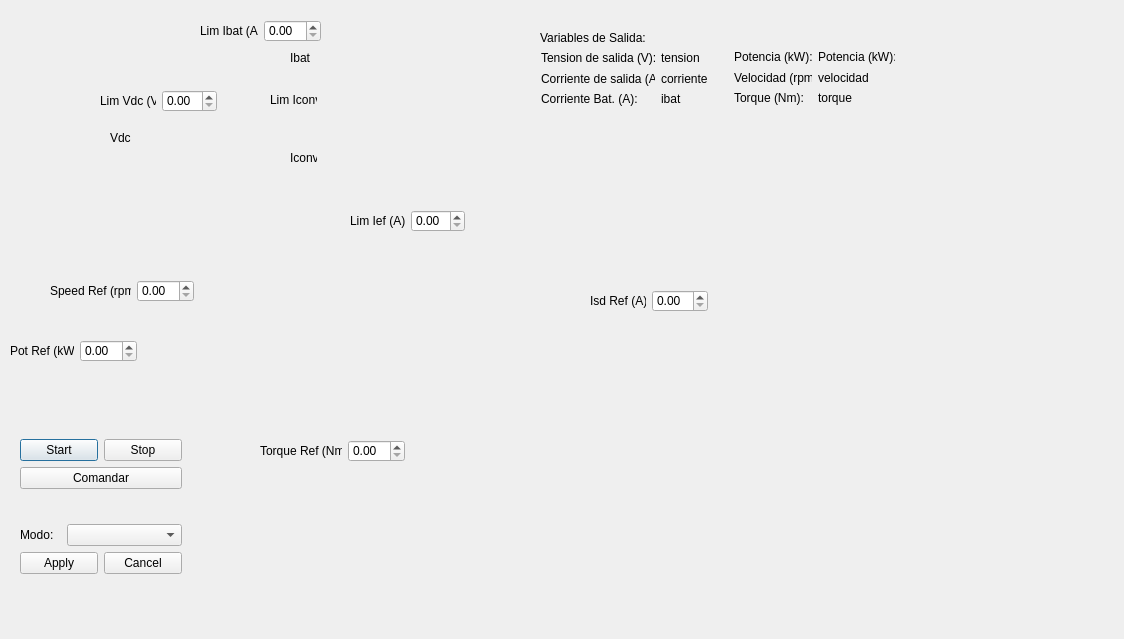
<?xml version="1.0" encoding="UTF-8"?>
<ui version="4.0">
 <class>Gen_Eolico</class>
 <widget class="QDialog" name="Gen_Eolico">
  <property name="geometry">
   <rect>
    <x>0</x>
    <y>0</y>
    <width>1124</width>
    <height>639</height>
   </rect>
  </property>
  <property name="windowTitle">
   <string>Dialog</string>
  </property>
  <widget class="QLabel" name="DB_GEN">
   <property name="geometry">
    <rect>
     <x>70</x>
     <y>10</y>
     <width>1001</width>
     <height>610</height>
    </rect>
   </property>
   <property name="text">
    <string/>
   </property>
   <property name="pixmap">
    <pixmap resource="imagenes.qrc">:/Imagenes/DB_GEN.png</pixmap>
   </property>
   <property name="scaledContents">
    <bool>true</bool>
   </property>
  </widget>
  <widget class="QWidget" name="layoutWidget">
   <property name="geometry">
    <rect>
     <x>590</x>
     <y>290</y>
     <width>118</width>
     <height>22</height>
    </rect>
   </property>
   <layout class="QHBoxLayout" name="horizontalLayout_8">
    <item>
     <widget class="QLabel" name="label_isd_ref">
      <property name="text">
       <string>Isd Ref (A):</string>
      </property>
     </widget>
    </item>
    <item>
     <widget class="QDoubleSpinBox" name="spin_isd_ref"/>
    </item>
   </layout>
   <zorder>spin_isd_ref</zorder>
   <zorder>label_isd_ref</zorder>
  </widget>
  <widget class="QWidget" name="layoutWidget_3">
   <property name="geometry">
    <rect>
     <x>20</x>
     <y>420</y>
     <width>162</width>
     <height>175</height>
    </rect>
   </property>
   <layout class="QVBoxLayout" name="verticalLayout_5">
    <item>
     <layout class="QVBoxLayout" name="verticalLayout_4">
      <item>
       <layout class="QHBoxLayout" name="horizontalLayout_13">
        <item>
         <widget class="QPushButton" name="pushButton_start">
          <property name="text">
           <string>Start</string>
          </property>
         </widget>
        </item>
        <item>
         <widget class="QPushButton" name="pushButton_stop">
          <property name="text">
           <string>Stop</string>
          </property>
         </widget>
        </item>
       </layout>
      </item>
      <item>
       <widget class="QPushButton" name="pushButton_comandar">
        <property name="text">
         <string>Comandar</string>
        </property>
       </widget>
      </item>
     </layout>
    </item>
    <item>
     <spacer name="verticalSpacer">
      <property name="orientation">
       <enum>Qt::Vertical</enum>
      </property>
      <property name="sizeType">
       <enum>QSizePolicy::Fixed</enum>
      </property>
      <property name="sizeHint" stdset="0">
       <size>
        <width>20</width>
        <height>10</height>
       </size>
      </property>
     </spacer>
    </item>
    <item>
     <layout class="QVBoxLayout" name="verticalLayout_3">
      <item>
       <layout class="QHBoxLayout" name="horizontalLayout_6">
        <item>
         <widget class="QLabel" name="label_modo">
          <property name="text">
           <string>Modo:</string>
          </property>
         </widget>
        </item>
        <item>
         <widget class="QComboBox" name="combo_modo">
          <property name="sizePolicy">
           <sizepolicy hsizetype="Fixed" vsizetype="Fixed">
            <horstretch>0</horstretch>
            <verstretch>0</verstretch>
           </sizepolicy>
          </property>
          <property name="minimumSize">
           <size>
            <width>115</width>
            <height>0</height>
           </size>
          </property>
          <property name="maximumSize">
           <size>
            <width>115</width>
            <height>16777215</height>
           </size>
          </property>
         </widget>
        </item>
       </layout>
      </item>
      <item>
       <layout class="QHBoxLayout" name="horizontalLayout_12">
        <item>
         <widget class="QPushButton" name="pushButton_apply">
          <property name="text">
           <string>Apply</string>
          </property>
         </widget>
        </item>
        <item>
         <widget class="QPushButton" name="pushButton_cancel">
          <property name="text">
           <string>Cancel</string>
          </property>
         </widget>
        </item>
       </layout>
      </item>
     </layout>
    </item>
   </layout>
  </widget>
  <widget class="QLabel" name="label_lim_iconv">
   <property name="geometry">
    <rect>
     <x>270</x>
     <y>90</y>
     <width>47</width>
     <height>20</height>
    </rect>
   </property>
   <property name="text">
    <string>Lim Iconv</string>
   </property>
  </widget>
  <widget class="QWidget" name="layoutWidget_6">
   <property name="geometry">
    <rect>
     <x>260</x>
     <y>440</y>
     <width>145</width>
     <height>22</height>
    </rect>
   </property>
   <layout class="QHBoxLayout" name="horizontalLayout_7">
    <item>
     <widget class="QLabel" name="label_torque_ref">
      <property name="text">
       <string>Torque Ref (Nm):</string>
      </property>
     </widget>
    </item>
    <item>
     <widget class="QDoubleSpinBox" name="spin_torque_ref"/>
    </item>
   </layout>
  </widget>
  <widget class="QWidget" name="layoutWidget_7">
   <property name="geometry">
    <rect>
     <x>10</x>
     <y>340</y>
     <width>127</width>
     <height>22</height>
    </rect>
   </property>
   <layout class="QHBoxLayout" name="horizontalLayout_5">
    <item>
     <widget class="QLabel" name="label_pot_ref">
      <property name="text">
       <string>Pot Ref (kW):</string>
      </property>
     </widget>
    </item>
    <item>
     <widget class="QDoubleSpinBox" name="spin_pot_ref"/>
    </item>
   </layout>
   <zorder>spin_pot_ref</zorder>
   <zorder>label_pot_ref</zorder>
  </widget>
  <widget class="QLabel" name="label_variables_salida">
   <property name="geometry">
    <rect>
     <x>540</x>
     <y>30</y>
     <width>121</width>
     <height>16</height>
    </rect>
   </property>
   <property name="text">
    <string>Variables de Salida:</string>
   </property>
  </widget>
  <widget class="QWidget" name="layoutWidget_8">
   <property name="geometry">
    <rect>
     <x>50</x>
     <y>280</y>
     <width>144</width>
     <height>22</height>
    </rect>
   </property>
   <layout class="QHBoxLayout" name="horizontalLayout_4">
    <item>
     <widget class="QLabel" name="label_speed_ref">
      <property name="text">
       <string>Speed Ref (rpm):</string>
      </property>
     </widget>
    </item>
    <item>
     <widget class="QDoubleSpinBox" name="spin_speed_ref"/>
    </item>
   </layout>
   <zorder>spin_speed_ref</zorder>
   <zorder>label_speed_ref</zorder>
  </widget>
  <widget class="QWidget" name="layoutWidget_10">
   <property name="geometry">
    <rect>
     <x>350</x>
     <y>210</y>
     <width>115</width>
     <height>22</height>
    </rect>
   </property>
   <layout class="QHBoxLayout" name="horizontalLayout_11">
    <item>
     <widget class="QLabel" name="label_lim_ief">
      <property name="text">
       <string>Lim Ief (A):</string>
      </property>
     </widget>
    </item>
    <item>
     <widget class="QDoubleSpinBox" name="spin_lim_ief"/>
    </item>
   </layout>
   <zorder>spin_lim_ief</zorder>
   <zorder>label_lim_ief</zorder>
  </widget>
  <widget class="QLabel" name="label_vdc_2">
   <property name="geometry">
    <rect>
     <x>110</x>
     <y>130</y>
     <width>30</width>
     <height>16</height>
    </rect>
   </property>
   <property name="text">
    <string>Vdc</string>
   </property>
  </widget>
  <widget class="QLabel" name="label_iconv">
   <property name="geometry">
    <rect>
     <x>290</x>
     <y>150</y>
     <width>27</width>
     <height>16</height>
    </rect>
   </property>
   <property name="text">
    <string>Iconv</string>
   </property>
  </widget>
  <widget class="QWidget" name="layoutWidget">
   <property name="geometry">
    <rect>
     <x>541</x>
     <y>51</y>
     <width>170</width>
     <height>55</height>
    </rect>
   </property>
   <layout class="QHBoxLayout" name="horizontalLayout_3">
    <item>
     <layout class="QVBoxLayout" name="verticalLayout_6">
      <item>
       <widget class="QLabel" name="label_9">
        <property name="text">
         <string>Tension de salida (V):</string>
        </property>
       </widget>
      </item>
      <item>
       <widget class="QLabel" name="label_10">
        <property name="text">
         <string>Corriente de salida (A):</string>
        </property>
       </widget>
      </item>
      <item>
       <widget class="QLabel" name="label_11">
        <property name="text">
         <string>Corriente Bat. (A):</string>
        </property>
       </widget>
      </item>
     </layout>
    </item>
    <item>
     <layout class="QVBoxLayout" name="verticalLayout">
      <item>
       <widget class="QLabel" name="label_gen_vo">
        <property name="text">
         <string>tension</string>
        </property>
       </widget>
      </item>
      <item>
       <widget class="QLabel" name="label_gen_io">
        <property name="text">
         <string>corriente </string>
        </property>
       </widget>
      </item>
      <item>
       <widget class="QLabel" name="label_gen_ibat">
        <property name="text">
         <string>ibat</string>
        </property>
       </widget>
      </item>
     </layout>
    </item>
   </layout>
  </widget>
  <widget class="QWidget" name="layoutWidget">
   <property name="geometry">
    <rect>
     <x>100</x>
     <y>90</y>
     <width>117</width>
     <height>22</height>
    </rect>
   </property>
   <layout class="QHBoxLayout" name="horizontalLayout_2">
    <item>
     <widget class="QLabel" name="label_lim_vdc">
      <property name="text">
       <string>Lim Vdc (V):</string>
      </property>
     </widget>
    </item>
    <item>
     <widget class="QDoubleSpinBox" name="spin_lim_vdc"/>
    </item>
   </layout>
  </widget>
  <widget class="QWidget" name="layoutWidget">
   <property name="geometry">
    <rect>
     <x>200</x>
     <y>20</y>
     <width>121</width>
     <height>22</height>
    </rect>
   </property>
   <layout class="QHBoxLayout" name="horizontalLayout">
    <item>
     <widget class="QLabel" name="label_lim_ibat">
      <property name="text">
       <string>Lim Ibat (A):</string>
      </property>
     </widget>
    </item>
    <item>
     <widget class="QDoubleSpinBox" name="spin_lim_ibat"/>
    </item>
   </layout>
  </widget>
  <widget class="QLabel" name="label_ibat">
   <property name="geometry">
    <rect>
     <x>290</x>
     <y>50</y>
     <width>20</width>
     <height>16</height>
    </rect>
   </property>
   <property name="text">
    <string>Ibat</string>
   </property>
  </widget>
  <widget class="QLabel" name="label_gen_ibat_4">
   <property name="geometry">
    <rect>
     <x>1620</x>
     <y>120</y>
     <width>46</width>
     <height>13</height>
    </rect>
   </property>
   <property name="text">
    <string>ibat</string>
   </property>
  </widget>
  <widget class="QWidget" name="">
   <property name="geometry">
    <rect>
     <x>734</x>
     <y>50</y>
     <width>161</width>
     <height>55</height>
    </rect>
   </property>
   <layout class="QHBoxLayout" name="horizontalLayout_9">
    <item>
     <layout class="QVBoxLayout" name="verticalLayout_7">
      <item>
       <widget class="QLabel" name="label_14">
        <property name="text">
         <string>Potencia (kW):</string>
        </property>
       </widget>
      </item>
      <item>
       <widget class="QLabel" name="label_12">
        <property name="text">
         <string>Velocidad (rpm):</string>
        </property>
       </widget>
      </item>
      <item>
       <widget class="QLabel" name="label_13">
        <property name="text">
         <string>Torque (Nm):</string>
        </property>
       </widget>
      </item>
     </layout>
    </item>
    <item>
     <layout class="QVBoxLayout" name="verticalLayout_2">
      <item>
       <widget class="QLabel" name="label_gen_po">
        <property name="text">
         <string>Potencia (kW):</string>
        </property>
       </widget>
      </item>
      <item>
       <widget class="QLabel" name="label_gen_vel">
        <property name="text">
         <string>velocidad</string>
        </property>
       </widget>
      </item>
      <item>
       <widget class="QLabel" name="label_gen_tor">
        <property name="text">
         <string>torque</string>
        </property>
       </widget>
      </item>
     </layout>
    </item>
   </layout>
  </widget>
 </widget>
 <resources>
  <include location="imagenes.qrc"/>
 </resources>
 <connections/>
</ui>
